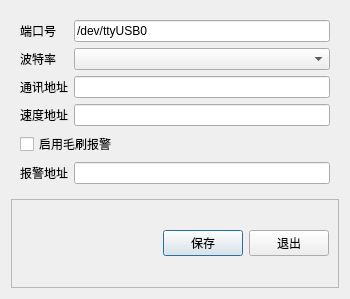
<?xml version="1.0" encoding="UTF-8"?>
<ui version="4.0">
 <class>unit_RS485Setting</class>
 <widget class="QDialog" name="unit_RS485Setting">
  <property name="geometry">
   <rect>
    <x>0</x>
    <y>0</y>
    <width>350</width>
    <height>299</height>
   </rect>
  </property>
  <property name="windowTitle">
   <string>Dialog</string>
  </property>
  <layout class="QVBoxLayout" name="verticalLayout">
   <item>
    <widget class="QWidget" name="widget_2" native="true">
     <layout class="QGridLayout" name="gridLayout">
      <item row="3" column="1">
       <widget class="QLineEdit" name="speed_addr"/>
      </item>
      <item row="3" column="0">
       <widget class="QLabel" name="label_5">
        <property name="text">
         <string>速度地址</string>
        </property>
       </widget>
      </item>
      <item row="2" column="1">
       <widget class="QLineEdit" name="electric_addr"/>
      </item>
      <item row="0" column="1">
       <widget class="QLineEdit" name="DevName">
        <property name="text">
         <string>/dev/ttyUSB0</string>
        </property>
       </widget>
      </item>
      <item row="1" column="1">
       <widget class="QComboBox" name="Baul"/>
      </item>
      <item row="0" column="0">
       <widget class="QLabel" name="label">
        <property name="text">
         <string>端口号</string>
        </property>
       </widget>
      </item>
      <item row="2" column="0">
       <widget class="QLabel" name="label_4">
        <property name="text">
         <string>通讯地址</string>
        </property>
       </widget>
      </item>
      <item row="1" column="0">
       <widget class="QLabel" name="label_2">
        <property name="text">
         <string>波特率</string>
        </property>
       </widget>
      </item>
      <item row="4" column="0" colspan="2">
       <widget class="QCheckBox" name="chk_usealm">
        <property name="text">
         <string>启用毛刷报警</string>
        </property>
       </widget>
      </item>
      <item row="5" column="0">
       <widget class="QLabel" name="label_3">
        <property name="text">
         <string>报警地址</string>
        </property>
       </widget>
      </item>
      <item row="5" column="1">
       <widget class="QLineEdit" name="alarm_addr"/>
      </item>
     </layout>
    </widget>
   </item>
   <item>
    <widget class="QFrame" name="frame">
     <property name="frameShape">
      <enum>QFrame::StyledPanel</enum>
     </property>
     <property name="frameShadow">
      <enum>QFrame::Raised</enum>
     </property>
     <layout class="QHBoxLayout" name="horizontalLayout">
      <item>
       <spacer name="horizontalSpacer">
        <property name="orientation">
         <enum>Qt::Horizontal</enum>
        </property>
        <property name="sizeHint" stdset="0">
         <size>
          <width>43</width>
          <height>20</height>
         </size>
        </property>
       </spacer>
      </item>
      <item>
       <widget class="QPushButton" name="btn_save">
        <property name="text">
         <string>保存</string>
        </property>
       </widget>
      </item>
      <item>
       <widget class="QPushButton" name="btn_close">
        <property name="text">
         <string>退出</string>
        </property>
       </widget>
      </item>
     </layout>
    </widget>
   </item>
  </layout>
 </widget>
 <resources/>
 <connections/>
</ui>
